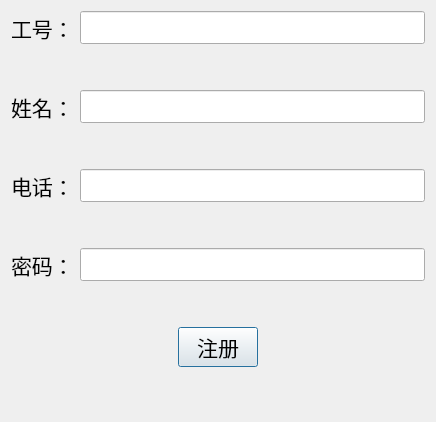
<?xml version="1.0" encoding="UTF-8"?>
<ui version="4.0">
 <class>registerPeople</class>
 <widget class="QDialog" name="registerPeople">
  <property name="geometry">
   <rect>
    <x>0</x>
    <y>0</y>
    <width>436</width>
    <height>422</height>
   </rect>
  </property>
  <property name="font">
   <font>
    <pointsize>16</pointsize>
   </font>
  </property>
  <property name="windowTitle">
   <string>注册管理员</string>
  </property>
  <layout class="QVBoxLayout" name="verticalLayout_2">
   <item>
    <layout class="QVBoxLayout" name="verticalLayout" stretch="1,0,1,0,1,0,1,0,1">
     <item>
      <layout class="QHBoxLayout" name="horizontalLayout">
       <item>
        <widget class="QLabel" name="label">
         <property name="text">
          <string>工号：</string>
         </property>
        </widget>
       </item>
       <item>
        <widget class="QLineEdit" name="line_id"/>
       </item>
      </layout>
     </item>
     <item>
      <spacer name="verticalSpacer">
       <property name="orientation">
        <enum>Qt::Vertical</enum>
       </property>
       <property name="sizeHint" stdset="0">
        <size>
         <width>20</width>
         <height>40</height>
        </size>
       </property>
      </spacer>
     </item>
     <item>
      <layout class="QHBoxLayout" name="horizontalLayout_2">
       <item>
        <widget class="QLabel" name="label_2">
         <property name="text">
          <string>姓名：</string>
         </property>
        </widget>
       </item>
       <item>
        <widget class="QLineEdit" name="line_name"/>
       </item>
      </layout>
     </item>
     <item>
      <spacer name="verticalSpacer_2">
       <property name="orientation">
        <enum>Qt::Vertical</enum>
       </property>
       <property name="sizeHint" stdset="0">
        <size>
         <width>20</width>
         <height>40</height>
        </size>
       </property>
      </spacer>
     </item>
     <item>
      <layout class="QHBoxLayout" name="horizontalLayout_3">
       <item>
        <widget class="QLabel" name="label_3">
         <property name="text">
          <string>电话：</string>
         </property>
        </widget>
       </item>
       <item>
        <widget class="QLineEdit" name="line_phone"/>
       </item>
      </layout>
     </item>
     <item>
      <spacer name="verticalSpacer_3">
       <property name="orientation">
        <enum>Qt::Vertical</enum>
       </property>
       <property name="sizeHint" stdset="0">
        <size>
         <width>20</width>
         <height>40</height>
        </size>
       </property>
      </spacer>
     </item>
     <item>
      <layout class="QHBoxLayout" name="horizontalLayout_4">
       <item>
        <widget class="QLabel" name="label_4">
         <property name="text">
          <string>密码：</string>
         </property>
        </widget>
       </item>
       <item>
        <widget class="QLineEdit" name="line_password"/>
       </item>
      </layout>
     </item>
     <item>
      <spacer name="verticalSpacer_4">
       <property name="orientation">
        <enum>Qt::Vertical</enum>
       </property>
       <property name="sizeHint" stdset="0">
        <size>
         <width>20</width>
         <height>40</height>
        </size>
       </property>
      </spacer>
     </item>
     <item>
      <layout class="QHBoxLayout" name="horizontalLayout_5">
       <item>
        <spacer name="horizontalSpacer">
         <property name="orientation">
          <enum>Qt::Horizontal</enum>
         </property>
         <property name="sizeHint" stdset="0">
          <size>
           <width>40</width>
           <height>20</height>
          </size>
         </property>
        </spacer>
       </item>
       <item>
        <widget class="QPushButton" name="btn_register">
         <property name="text">
          <string>注册</string>
         </property>
        </widget>
       </item>
       <item>
        <spacer name="horizontalSpacer_2">
         <property name="orientation">
          <enum>Qt::Horizontal</enum>
         </property>
         <property name="sizeHint" stdset="0">
          <size>
           <width>40</width>
           <height>20</height>
          </size>
         </property>
        </spacer>
       </item>
      </layout>
     </item>
    </layout>
   </item>
   <item>
    <spacer name="verticalSpacer_5">
     <property name="orientation">
      <enum>Qt::Vertical</enum>
     </property>
     <property name="sizeHint" stdset="0">
      <size>
       <width>20</width>
       <height>40</height>
      </size>
     </property>
    </spacer>
   </item>
  </layout>
 </widget>
 <resources/>
 <connections/>
</ui>
